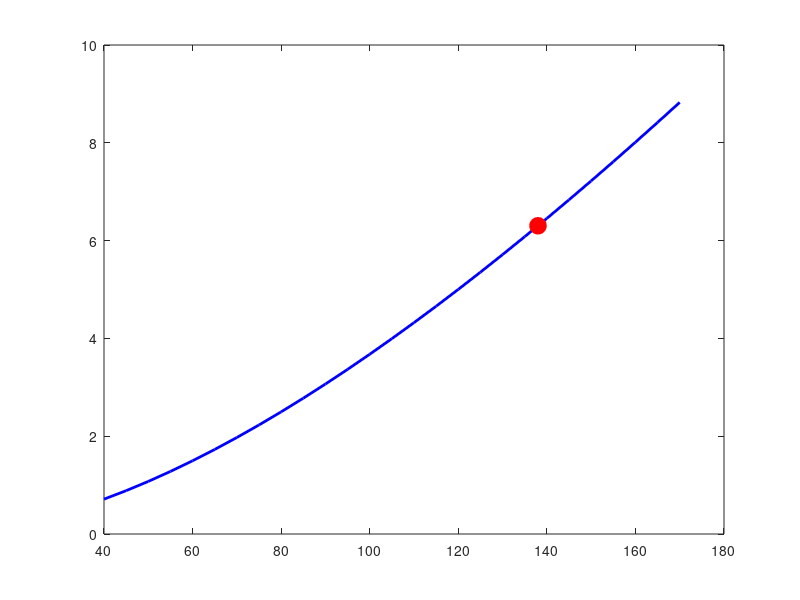

Reproduce this figure in MATLAB. (Note: this script raises an error after producing the figure.)
%% Multi-Layer Solenoid Coil Design Calculator
% DTU 34621 VLF Metaldetektor - Arduino Nano Design
% Se Docs/Theory/Coil Design.md for fuld dokumentation

clear; clc; close all;

%% Parametre - Arduino Nano Design

% Operating parameters
f_tx = 2000;                    % TX frequency [Hz]
V_supply = 9.0;                 % Battery voltage [V]
V_hbridge = 2 * V_supply;       % H-bridge peak-to-peak voltage [V]
R_total_target = 35;            % Total resistance for amplifier [Ohm]

% TX Spole - matcher H-bro forstærker
TX.wire_diameter = 0.56e-3;     % 0.56 mm
TX.wire_rho = 1.68e-8;          % Kobber resistivitet [Ohm*m]
TX.diameter = 200e-3;           % 200 mm form
TX.L_target = 6.33e-3;          % 6.33 mH (matcher forstærker)
TX.n_layers = 2;

% RX Spole - krav: L >= 10 mH
RX.wire_diameter = 0.15e-3;     % 0.15 mm
RX.wire_rho = 1.68e-8;
RX.diameter = 50e-3;            % 50 mm form
RX.L_target = 12e-3;            % 12 mH (> 10 mH krav)
RX.n_layers = 4;

% Bucking Spole - justeres empirisk
Bucking.wire_diameter = 0.56e-3;
Bucking.wire_rho = 1.68e-8;
Bucking.diameter = 60e-3;       % 60 mm form
Bucking.n_layers = 1;
Bucking.N_start = 35;           % Start værdi (juster for null)

%% Hjælpefunktioner

% Calculate coil parameters from total turns and layers
% Uses Wheeler formulas verified against LCR measurements (2% accuracy)
% Source: H.A. Wheeler, "Simple Inductance Formulas for Radio Coils",
%         Proc. IRE, Vol. 16, No. 10, Oct. 1928
function result = calc_coil(N_total, n_layers, r_inner, wire_d, rho)
    turns_per_layer = N_total / n_layers;
    l = turns_per_layer * wire_d;       % Axial length [m]
    w = n_layers * wire_d;              % Radial build [m]
    r_mean = r_inner + w/2;             % Mean radius [m]

    % Convert to cm for Wheeler formulas
    r_cm = r_mean * 100;
    l_cm = l * 100;
    w_cm = w * 100;

    if n_layers == 1
        % Single-layer Wheeler formula (more accurate for 1 layer)
        % L(µH) = 0.394 × a² × N² / (9a + 10b)  [cm]
        % Coefficient: 1.0/2.54 = 0.394 (inch to cm conversion)
        % Accurate to ±1% when b > 0.8a
        L = (0.394 * r_cm^2 * N_total^2) / ...
            (9*r_cm + 10*l_cm) * 1e-6;
        result.formula = 'Wheeler Single-Layer';

        % Also calculate multilayer for comparison
        L_multi = (0.315 * r_cm^2 * N_total^2) / ...
            (6*r_cm + 9*l_cm + 10*w_cm) * 1e-6;
        result.L_multilayer = L_multi;
    else
        % Multilayer Wheeler formula
        % L(µH) = 0.315 × a² × N² / (6a + 9b + 10c)  [cm]
        % Coefficient: 0.8/2.54 = 0.315 (inch to cm conversion)
        % Accurate to ±1% when 6a ≈ 9b ≈ 10c (balanced terms)
        L = (0.315 * r_cm^2 * N_total^2) / ...
            (6*r_cm + 9*l_cm + 10*w_cm) * 1e-6;
        result.formula = 'Wheeler Multilayer';

        % Check denominator term balance (for accuracy warning)
        term_6a = 6 * r_cm;
        term_9b = 9 * l_cm;
        term_10c = 10 * w_cm;
        result.balance_ratio = min([term_6a, term_9b, term_10c]) / ...
                               max([term_6a, term_9b, term_10c]);
        % Ratio < 0.1 indicates poor accuracy (flat/pancake coil)
    end

    % Wire length (sum of all layers)
    wire_len = 0;
    for layer = 1:n_layers
        r_layer = r_inner + (layer - 0.5) * wire_d;
        wire_len = wire_len + turns_per_layer * 2 * pi * r_layer;
    end

    % DC resistance
    area = pi * (wire_d/2)^2;
    R_dc = rho * wire_len / area;

    result.N = N_total;
    result.n_layers = n_layers;
    result.turns_per_layer = turns_per_layer;
    result.l = l;
    result.w = w;
    result.r_mean = r_mean;
    result.L = L;
    result.wire_len = wire_len;
    result.R_dc = R_dc;
end

% Wrapper for backward compatibility
function result = calc_multilayer(N_total, n_layers, r_inner, wire_d, rho)
    result = calc_coil(N_total, n_layers, r_inner, wire_d, rho);
end

% Find turns needed for target inductance
function N = find_turns(L_target, n_layers, r_inner, wire_d, rho)
    N = 100;  % Initial guess
    for iter = 1:100
        result = calc_multilayer(N, n_layers, r_inner, wire_d, rho);
        L = result.L;
        if L <= 0
            break;
        end
        N_new = N * sqrt(L_target / L);
        if abs(N_new - N) < 0.5
            break;
        end
        N = N_new;
    end
    N = round(N);
end

%% TX Spole Beregning

fprintf('\n');
fprintf('╔══════════════════════════════════════════════════════════════════╗\n');
fprintf('║       TX SPOLE - OPDATERET TIL ARDUINO NANO                     ║\n');
fprintf('║       Matcher H-bro forstærker med L = 6.33 mH                  ║\n');
fprintf('╚══════════════════════════════════════════════════════════════════╝\n\n');

TX.r_inner = TX.diameter / 2;

% Find turns needed
TX.N = find_turns(TX.L_target, TX.n_layers, TX.r_inner, TX.wire_diameter, TX.wire_rho);

% Calculate all parameters
TX.result = calc_multilayer(TX.N, TX.n_layers, TX.r_inner, TX.wire_diameter, TX.wire_rho);

% Series resistor for amplifier matching
TX.R_series = R_total_target - TX.result.R_dc;  % External resistor needed
TX.R_total = R_total_target;                     % Total circuit resistance

% Electrical characteristics (at resonance, Z ≈ R_total)
TX.X_L = 2*pi*f_tx*TX.result.L;
TX.I_peak = V_hbridge / TX.R_total;              % Peak current from H-bridge
TX.I_rms = TX.I_peak / sqrt(2);                  % RMS current (sine wave)
TX.Q = TX.X_L / TX.R_total;                      % Q factor with total R

% Power dissipation
TX.P_resistor = TX.I_rms^2 * TX.R_series;        % Power in series resistor [W]
TX.P_coil = TX.I_rms^2 * TX.result.R_dc;         % Power in coil resistance [W]
TX.P_total = TX.I_rms^2 * TX.R_total;            % Total power [W]

% Resonance capacitor for 2 kHz
TX.C_resonance = 1 / (4*pi^2*f_tx^2*TX.result.L);
TX.C_std = 1.0e-6;  % Standard value: 1.0 µF
TX.f_resonant = 1 / (2*pi*sqrt(TX.result.L * TX.C_std));

fprintf('Design Parametre:\n');
fprintf('  Form diameter:      %.0f mm\n', TX.diameter*1000);
fprintf('  Tråddiameter:       %.2f mm\n', TX.wire_diameter*1000);
fprintf('  Mål induktans:      %.2f mH (matcher forstærker)\n', TX.L_target*1000);
fprintf('  Antal lag:          %d\n', TX.n_layers);
fprintf('\n');

fprintf('┌────────────────────────────────────────────────────────────────┐\n');
fprintf('│  TX SPOLE VIKLINGS SPECIFIKATION                              │\n');
fprintf('├────────────────────────────────────────────────────────────────┤\n');
fprintf('│  Antal vindinger:   %4d vindinger                            │\n', TX.N);
fprintf('│  Vindinger per lag: %4.0f vindinger                            │\n', TX.result.turns_per_layer);
fprintf('│  Antal lag:         %4d lag                                   │\n', TX.n_layers);
fprintf('│  Aksial længde:     %5.1f mm                                  │\n', TX.result.l*1000);
fprintf('│  Radial tykkelse:   %5.1f mm                                  │\n', TX.result.w*1000);
fprintf('│  Vikleretning:      MED URET                                  │\n');
fprintf('└────────────────────────────────────────────────────────────────┘\n');
fprintf('\n');

fprintf('Beregnede Resultater:\n');
fprintf('  Induktans:          %.2f mH\n', TX.result.L*1000);
fprintf('  Trådlængde:         %.1f m\n', TX.result.wire_len);
fprintf('  Spole DC Modstand:  %.2f Ω\n', TX.result.R_dc);
fprintf('  Formel:             %s\n', TX.result.formula);

% Geometry warning for TX coil (flat/pancake geometry)
if isfield(TX.result, 'balance_ratio') && TX.result.balance_ratio < 0.1
    fprintf('\n');
    fprintf('⚠️  GEOMETRI ADVARSEL:\n');
    fprintf('    TX spolen har "flad" geometri (stor diameter, få lag).\n');
    fprintf('    Wheeler formel kan UNDERVURDERE induktans med 5-10%%.\n');
    fprintf('    Balance ratio: %.2f (optimal: > 0.5)\n', TX.result.balance_ratio);
    fprintf('    ANBEFALING: Tilføj ~10%% flere vindinger, juster empirisk.\n');
end
fprintf('\n');

fprintf('┌────────────────────────────────────────────────────────────────┐\n');
fprintf('│  SERIE MODSTAND (matcher forstærker)                         │\n');
fprintf('├────────────────────────────────────────────────────────────────┤\n');
fprintf('│  Mål total modstand: %.0f Ω                                    │\n', TX.R_total);
fprintf('│  Spole DC modstand:  %.1f Ω                                    │\n', TX.result.R_dc);
fprintf('│  SERIE MODSTAND:     %.0f Ω                                    │\n', TX.R_series);
fprintf('│  Effekt i modstand:  %.1f W (brug >= 5W modstand)             │\n', TX.P_resistor);
fprintf('└────────────────────────────────────────────────────────────────┘\n');
fprintf('\n');

fprintf('Elektriske @ %d Hz (H-bro, %.0f Vpp):\n', f_tx, V_hbridge);
fprintf('  Reaktans (X_L):     %.1f Ω\n', TX.X_L);
fprintf('  Total modstand:     %.0f Ω\n', TX.R_total);
fprintf('  Peak strøm:         %.0f mA\n', TX.I_peak*1000);
fprintf('  RMS strøm:          %.0f mA\n', TX.I_rms*1000);
fprintf('  Q faktor:           %.1f\n', TX.Q);
fprintf('  Total effekt:       %.1f W\n', TX.P_total);
fprintf('\n');

%% TX Resonanskondensator

fprintf('┌────────────────────────────────────────────────────────────────┐\n');
fprintf('│  RESONANSKONDENSATOR                                          │\n');
fprintf('├────────────────────────────────────────────────────────────────┤\n');
fprintf('│  Beregnet C:        %.2f µF                                   │\n', TX.C_resonance*1e6);
fprintf('│  Standard værdi:    %.1f µF (film kondensator)                │\n', TX.C_std*1e6);
fprintf('│  Spændingsrating:   >= 50V (VIGTIGT!)                         │\n');
fprintf('│  Faktisk f_res:     %.0f Hz                                    │\n', TX.f_resonant);
fprintf('│  Forbindelse:       SERIE med TX spole                        │\n');
fprintf('│  Formål:            Konverterer firkantbølge → sinusbølge     │\n');
fprintf('└────────────────────────────────────────────────────────────────┘\n');
fprintf('\n');

% Voltage across capacitor at resonance
V_cap_peak = TX.Q * V_hbridge / 2;  % Q * V_rms
fprintf('  Spænding over C:    ~%.0f V peak (Q=%.1f)\n', V_cap_peak, TX.Q);
fprintf('  Spændingsrating:    >= 50V anbefales\n');
fprintf('\n');

%% RX Spole Beregning

fprintf('\n');
fprintf('╔══════════════════════════════════════════════════════════════════╗\n');
fprintf('║       RX SPOLE - Krav: L >= 10 mH                               ║\n');
fprintf('╚══════════════════════════════════════════════════════════════════╝\n\n');

RX.r_inner = RX.diameter / 2;

% Find turns needed
RX.N = find_turns(RX.L_target, RX.n_layers, RX.r_inner, RX.wire_diameter, RX.wire_rho);

% Calculate all parameters
RX.result = calc_multilayer(RX.N, RX.n_layers, RX.r_inner, RX.wire_diameter, RX.wire_rho);

% Electrical characteristics
RX.X_L = 2*pi*f_tx*RX.result.L;
RX.Z = sqrt(RX.result.R_dc^2 + RX.X_L^2);
RX.Q = RX.X_L / RX.result.R_dc;

fprintf('Design Parametre:\n');
fprintf('  Form diameter:      %.0f mm\n', RX.diameter*1000);
fprintf('  Tråddiameter:       %.2f mm\n', RX.wire_diameter*1000);
fprintf('  Mål induktans:      %.1f mH (krav: >= 10 mH)\n', RX.L_target*1000);
fprintf('  Antal lag:          %d\n', RX.n_layers);
fprintf('\n');

fprintf('┌────────────────────────────────────────────────────────────────┐\n');
fprintf('│  RX SPOLE VIKLINGS SPECIFIKATION                              │\n');
fprintf('├────────────────────────────────────────────────────────────────┤\n');
fprintf('│  Antal vindinger:   %4d vindinger                            │\n', RX.N);
fprintf('│  Vindinger per lag: %4.0f vindinger                            │\n', RX.result.turns_per_layer);
fprintf('│  Antal lag:         %4d lag                                   │\n', RX.n_layers);
fprintf('│  Aksial længde:     %5.1f mm                                  │\n', RX.result.l*1000);
fprintf('│  Radial tykkelse:   %5.1f mm                                  │\n', RX.result.w*1000);
fprintf('│  Vikleretning:      MOD URET                                  │\n');
fprintf('└────────────────────────────────────────────────────────────────┘\n');
fprintf('\n');

fprintf('Beregnede Resultater:\n');
fprintf('  Induktans:          %.2f mH ✓ (>= 10 mH)\n', RX.result.L*1000);
fprintf('  Trådlængde:         %.1f m\n', RX.result.wire_len);
fprintf('  DC Modstand:        %.2f Ω\n', RX.result.R_dc);
fprintf('  Q faktor @ 2kHz:    %.1f\n', RX.Q);
fprintf('  Formel:             %s\n', RX.result.formula);
fprintf('\n');

% RX Resonance capacitor (parallel configuration)
RX.C_calc = 1 / (4*pi^2*f_tx^2*RX.result.L);
RX.C_std = 470e-9;  % Standard value
RX.f_resonant = 1 / (2*pi*sqrt(RX.result.L * RX.C_std));

fprintf('RX Resonanskondensator (valgfri, parallel):\n');
fprintf('  Beregnet C:         %.0f nF\n', RX.C_calc*1e9);
fprintf('  Standard værdi:     %.0f nF\n', RX.C_std*1e9);
fprintf('  Faktisk f_res:      %.0f Hz\n', RX.f_resonant);
fprintf('  Formål:             Båndpasfilter + spændingsforstærkning\n');
fprintf('\n');

%% Bucking Spole Beregning

fprintf('\n');
fprintf('╔══════════════════════════════════════════════════════════════════╗\n');
fprintf('║     BUCKING SPOLE - Justeres empirisk                           ║\n');
fprintf('╚══════════════════════════════════════════════════════════════════╝\n\n');

Bucking.r_inner = Bucking.diameter / 2;

% Calculate parameters for starting turns
Bucking.result = calc_multilayer(Bucking.N_start, Bucking.n_layers, Bucking.r_inner, Bucking.wire_diameter, Bucking.wire_rho);

fprintf('Start Parametre (juster efter behov):\n');
fprintf('  Form diameter:      %.0f mm (mellem TX og RX)\n', Bucking.diameter*1000);
fprintf('  Tråddiameter:       %.2f mm\n', Bucking.wire_diameter*1000);
fprintf('  Start vindinger:    %d (JUSTER EMPIRISK for null)\n', Bucking.N_start);
fprintf('  Antal lag:          %d\n', Bucking.n_layers);
fprintf('  Vikleretning:       MOD URET (samme som RX)\n');
fprintf('\n');

fprintf('┌────────────────────────────────────────────────────────────────┐\n');
fprintf('│  BUCKING SPOLE VIKLINGS SPECIFIKATION                         │\n');
fprintf('├────────────────────────────────────────────────────────────────┤\n');
fprintf('│  Start vindinger:  %4d vindinger (juster 25-50 for null)     │\n', Bucking.N_start);
fprintf('│  Vindinger per lag:%4.0f vindinger                            │\n', Bucking.result.turns_per_layer);
fprintf('│  Antal lag:        %4d lag                                   │\n', Bucking.n_layers);
fprintf('│  Aksial længde:    %5.1f mm                                  │\n', Bucking.result.l*1000);
fprintf('│  Vikleretning:     MOD URET                                  │\n');
fprintf('└────────────────────────────────────────────────────────────────┘\n');
fprintf('\n');

fprintf('Beregnede Resultater:\n');
fprintf('  Induktans:          %.2f mH\n', Bucking.result.L*1000);
fprintf('  Trådlængde:         %.1f m\n', Bucking.result.wire_len);
fprintf('  DC Modstand:        %.2f Ω\n', Bucking.result.R_dc);
fprintf('  Formel:             %s\n', Bucking.result.formula);
if isfield(Bucking.result, 'L_multilayer')
    fprintf('  (Multilayer ref:    %.2f mH)\n', Bucking.result.L_multilayer*1000);
end
fprintf('\n');

%% Design Oversigt

fprintf('\n');
fprintf('╔══════════════════════════════════════════════════════════════════╗\n');
fprintf('║                     DESIGN OVERSIGT                             ║\n');
fprintf('║              Opdateret til Arduino Nano                         ║\n');
fprintf('╚══════════════════════════════════════════════════════════════════╝\n\n');

fprintf('┌─────────────────┬─────────────┬─────────────┬─────────────┐\n');
fprintf('│ Parameter       │   TX Spole  │   RX Spole  │   Bucking   │\n');
fprintf('├─────────────────┼─────────────┼─────────────┼─────────────┤\n');
fprintf('│ Form diameter   │   %3.0f mm    │    %2.0f mm    │   %3.0f mm    │\n', TX.diameter*1000, RX.diameter*1000, Bucking.diameter*1000);
fprintf('│ Tråddiameter    │  %.2f mm    │  %.2f mm    │  %.2f mm    │\n', TX.wire_diameter*1000, RX.wire_diameter*1000, Bucking.wire_diameter*1000);
fprintf('│ Antal vindinger │    %2d vind. │   %3d vind. │    %2d vind. │\n', TX.N, RX.N, Bucking.N_start);
fprintf('│ Antal lag       │     %d       │     %d       │     %d       │\n', TX.n_layers, RX.n_layers, Bucking.n_layers);
fprintf('│ Aksial længde   │   %4.1f mm   │   %4.1f mm   │   %4.1f mm   │\n', TX.result.l*1000, RX.result.l*1000, Bucking.result.l*1000);
fprintf('│ Induktans       │   %4.2f mH  │   %4.1f mH   │   %4.2f mH  │\n', TX.result.L*1000, RX.result.L*1000, Bucking.result.L*1000);
fprintf('│ DC Modstand     │   %4.2f Ω    │   %4.1f Ω    │   %4.2f Ω    │\n', TX.result.R_dc, RX.result.R_dc, Bucking.result.R_dc);
fprintf('│ Trådlængde      │   %4.1f m    │   %4.1f m    │   %4.1f m    │\n', TX.result.wire_len, RX.result.wire_len, Bucking.result.wire_len);
fprintf('│ Resonans C      │   1.0 µF    │   470 nF    │    N/A      │\n');
fprintf('│ Serie modstand  │   %.0f Ω      │    N/A      │    N/A      │\n', TX.R_series);
fprintf('├─────────────────┼─────────────┴─────────────┴─────────────┤\n');
fprintf('│ Vikleretning    │  MED URET     MOD URET      MOD URET    │\n');
fprintf('└─────────────────┴─────────────────────────────────────────┘\n');
fprintf('\n');

fprintf('TX Forstærker Specifikationer:\n');
fprintf('  H-bro spænding:     %.0f Vpp\n', V_hbridge);
fprintf('  Total modstand:     %.0f Ω\n', TX.R_total);
fprintf('  TX strøm (RMS):     %.0f mA\n', TX.I_rms*1000);
fprintf('  Serie modstand:     %.0f Ω (%.1f W rating)\n', TX.R_series, TX.P_resistor);
fprintf('  Q faktor:           %.1f\n', TX.Q);
fprintf('\n');

fprintf('Total tråd behov:\n');
fprintf('  TX (0.56mm):     %.0f m\n', TX.result.wire_len + 5);
fprintf('  RX (0.15mm):     %.0f m\n', RX.result.wire_len + 5);
fprintf('  Bucking (0.56mm): %.0f m\n', Bucking.result.wire_len + 5);
fprintf('\n');

%% Reference Tabeller

fprintf('\n');
fprintf('╔══════════════════════════════════════════════════════════════════╗\n');
fprintf('║                    HURTIG REFERENCE TABELLER                    ║\n');
fprintf('╚══════════════════════════════════════════════════════════════════╝\n\n');

fprintf('TX Spole (200 mm, 2 lag, 0.56 mm) - Vindinger vs Induktans:\n\n');
fprintf('  Vindinger    Induktans    R_serie     I_rms\n');
fprintf('  ---------    ---------    -------     -----\n');
for N_test = [50, 58, 68, 78, 88, 100]
    result = calc_multilayer(N_test, TX.n_layers, TX.r_inner, TX.wire_diameter, TX.wire_rho);
    R_ser = R_total_target - result.R_dc;
    I_rms = (V_hbridge / R_total_target) / sqrt(2) * 1000;  % mA
    marker = '';
    if N_test == TX.N
        marker = ' ← Mål';
    end
    fprintf('     %3d       %5.2f mH      %.0f Ω       %.0f mA%s\n', N_test, result.L*1000, R_ser, I_rms, marker);
end
fprintf('\n');

%% Plots - Eksporteres til Docs/Images/

% Opret images mappe hvis den ikke findes
img_dir = fullfile(fileparts(mfilename('fullpath')), '..', 'Images');
if ~exist(img_dir, 'dir')
    mkdir(img_dir);
    fprintf('Oprettet mappe: %s\n', img_dir);
end

% Plot 1: TX Vindinger vs Induktans
figure('Name', 'TX Vindinger vs Induktans', 'Position', [100, 100, 600, 400]);
% Dynamic range: from 40 to 20% beyond calculated turns
N_max = max(120, round(TX.N * 1.2 / 10) * 10);  % Round up to nearest 10
N_range = 40:5:N_max;
L_range_TX = zeros(size(N_range));
for i = 1:length(N_range)
    result = calc_multilayer(N_range(i), TX.n_layers, TX.r_inner, TX.wire_diameter, TX.wire_rho);
    L_range_TX(i) = result.L * 1000;
end
plot(N_range, L_range_TX, 'b-', 'LineWidth', 2);
hold on;
plot(TX.N, TX.result.L*1000, 'ro', 'MarkerSize', 12, 'MarkerFaceColor', 'r');
yline(TX.L_target*1000, 'g--', sprintf('Mål %.1f mH', TX.L_target*1000), 'LineWidth', 1.5);
xlabel('Antal Vindinger');
ylabel('Induktans [mH]');
title(sprintf('TX Spole: Vindinger vs Induktans (200mm, %d lag)', TX.n_layers));
grid on;
legend('Wheeler Formel', sprintf('%d vind. = %.2f mH', TX.N, TX.result.L*1000), 'Location', 'northwest');
saveas(gcf, fullfile(img_dir, 'tx_turns_vs_inductance.png'));
fprintf('Gemt: tx_turns_vs_inductance.png\n');

% Plot 2: H-bro Strøm vs Total Modstand (ved resonans)
% Ved resonans: X_L = X_C, så strøm bestemmes kun af R_total
figure('Name', 'H-bro Strøm vs Modstand', 'Position', [100, 100, 600, 400]);
R_range = 10:5:150;
I_rms_range = (V_hbridge ./ R_range) / sqrt(2) * 1000;  % RMS strøm i mA
plot(R_range, I_rms_range, 'b-', 'LineWidth', 2);
hold on;
plot(R_total_target, TX.I_rms*1000, 'ro', 'MarkerSize', 12, 'MarkerFaceColor', 'r');
yline(TX.I_rms*1000, 'g--', sprintf('Design: %.0f mA', TX.I_rms*1000), 'LineWidth', 1.5);
xline(R_total_target, 'm:', sprintf('R = %d Ω', R_total_target), 'LineWidth', 1.5);
xlabel('Total Modstand R_{total} [Ω]');
ylabel('RMS Strøm [mA]');
title(sprintf('H-bro TX Strøm ved Resonans (V_{pp} = %.0fV)', V_hbridge));
grid on;
legend('I_{RMS} = V_{pp}/(R \times √2)', sprintf('Design: %dΩ = %.0f mA', R_total_target, TX.I_rms*1000), 'Location', 'northeast');
saveas(gcf, fullfile(img_dir, 'tx_current_vs_resistance.png'));
fprintf('Gemt: tx_current_vs_resistance.png\n');

fprintf('\nAlle plots eksporteret til Docs/Images/\n');
fprintf('\n');
fprintf('══════════════════════════════════════════════════════════════════\n');
fprintf('  TX SPOLE: %d vindinger, 2 lag, Ø200mm, L=%.2f mH, C=1.0µF\n', TX.N, TX.result.L*1000);
fprintf('  RX SPOLE: %d vindinger, 4 lag, Ø50mm, L=%.1f mH\n', RX.N, RX.result.L*1000);
fprintf('  BUCKING:  ~%d vindinger, 1 lag, Ø60mm (juster for null)\n', Bucking.N_start);
fprintf('══════════════════════════════════════════════════════════════════\n');
